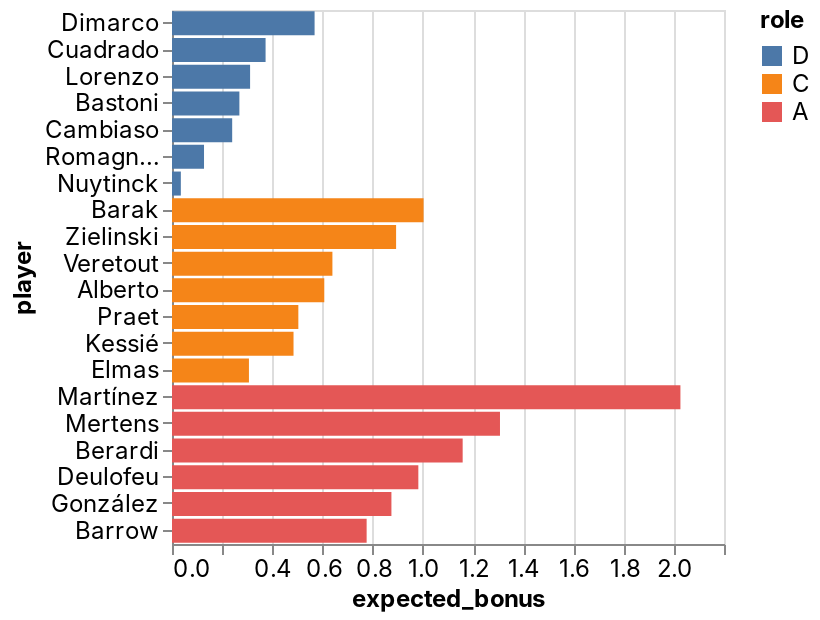

The code cell stored with this chart in its notebook:
### Code cell
_deepnote_run_altair(team, """{"$schema":"https://vega.github.io/schema/vega-lite/v4.json","mark":{"type":"bar","tooltip":{"content":"data"}},"height":220,"autosize":{"type":"fit"},"data":{"name":"placeholder"},"encoding":{"x":{"field":"expected_bonus","type":"quantitative","sort":null,"scale":{"type":"linear","zero":false}},"y":{"field":"player","type":"nominal","sort":null,"scale":{"type":"linear","zero":true}},"color":{"field":"role","type":"nominal","sort":null,"scale":{"type":"linear","zero":false}}}}""")

### Figure 1 — Vega-Lite specification as saved in the notebook (floating-point values rounded to 4 significant figures)
{"config": {"view": {"continuousWidth": 400, "continuousHeight": 300}, "area": {"fill": "#51C0E9"}, "axis": {"labelFont": "Inter, sans-serif", "labelFontSize": 12, "labelFontWeight": "normal", "labelLimit": 60, "labelOverlap": "greedy", "titleFont": "Inter, sans-serif", "titleFontSize": 12, "titleFontWeight": "bold"}, "background": "#ffffff", "legend": {"labelFont": "Inter, sans-serif", "labelFontSize": 12, "titleFont": "Inter, sans-serif", "titleFontSize": 12, "titleFontWeight": "bold"}, "line": {"stroke": "#51C0E9", "strokeWidth": 2}, "rect": {"fill": "#51C0E9"}, "title": {"anchor": "start", "color": "#000000", "font": "Inter, sans-serif", "fontSize": 22, "fontWeight": "normal"}}, "data": {"name": "data-0cbc29eeca7c2977f579b94c58403218"}, "mark": {"type": "bar", "tooltip": {"content": "data"}}, "autosize": {"type": "fit"}, "encoding": {"color": {"type": "nominal", "field": "role", "scale": {"type": "linear", "zero": false}, "sort": null}, "x": {"type": "quantitative", "field": "expected_bonus", "scale": {"type": "linear", "zero": false}, "sort": null}, "y": {"type": "nominal", "field": "player", "scale": {"type": "linear", "zero": true}, "sort": null}}, "height": 300, "width": "container", "$schema": "https://vega.github.io/schema/vega-lite/v4.json", "datasets": {"data-0cbc29eeca7c2977f579b94c58403218": [{"fanta_team": "Beverly INPS", "role": "D", "player": "Dimarco", "team": "Inter", "opponent": "Bologna", "date": "2022-04-27T00:00:00", "expected_bonus": 0.5683}, {"fanta_team": "Beverly INPS", "role": "D", "player": "Cuadrado", "team": "Juventus", "opponent": "Venezia", "date": "2022-05-01T00:00:00", "expected_bonus": 0.373}, {"fanta_team": "Beverly INPS", "role": "D", "player": "Lorenzo", "team": "Napoli", "opponent": "Sassuolo", "date": "2022-04-30T00:00:00", "expected_bonus": 0.3112}, {"fanta_team": "Beverly INPS", "role": "D", "player": "Bastoni", "team": "Inter", "opponent": "Bologna", "date": "2022-04-27T00:00:00", "expected_bonus": 0.2686}, {"fanta_team": "Beverly INPS", "role": "D", "player": "Cambiaso", "team": "Genoa", "opponent": "Sampdoria", "date": "2022-04-30T00:00:00", "expected_bonus": 0.2398}, {"fanta_team": "Beverly INPS", "role": "D", "player": "Romagnoli", "team": "AC Milan", "opponent": "Fiorentina", "date": "2022-05-01T00:00:00", "expected_bonus": 0.1276}, {"fanta_team": "Beverly INPS", "role": "D", "player": "Nuytinck", "team": "Udinese", "opponent": "Fiorentina", "date": "2022-04-27T00:00:00", "expected_bonus": 0.03525}, {"fanta_team": "Beverly INPS", "role": "C", "player": "Barak", "team": "Verona", "opponent": "Cagliari", "date": "2022-04-30T00:00:00", "expected_bonus": 1.003}, {"fanta_team": "Beverly INPS", "role": "C", "player": "Zielinski", "team": "Napoli", "opponent": "Sassuolo", "date": "2022-04-30T00:00:00", "expected_bonus": 0.8931}, {"fanta_team": "Beverly INPS", "role": "C", "player": "Veretout", "team": "Roma", "opponent": "Bologna", "date": "2022-05-01T00:00:00", "expected_bonus": 0.6393}, {"fanta_team": "Beverly INPS", "role": "C", "player": "Alberto", "team": "Lazio", "opponent": "Spezia", "date": "2022-04-30T00:00:00", "expected_bonus": 0.6069}, {"fanta_team": "Beverly INPS", "role": "C", "player": "Praet", "team": "Torino", "opponent": "Atalanta", "date": "2022-04-27T00:00:00", "expected_bonus": 0.5035}, {"fanta_team": "Beverly INPS", "role": "C", "player": "Kessié", "team": "AC Milan", "opponent": "Fiorentina", "date": "2022-05-01T00:00:00", "expected_bonus": 0.4843}, {"fanta_team": "Beverly INPS", "role": "C", "player": "Elmas", "team": "Napoli", "opponent": "Sassuolo", "date": "2022-04-30T00:00:00", "expected_bonus": 0.3066}, {"fanta_team": "Beverly INPS", "role": "A", "player": "Martínez", "team": "Inter", "opponent": "Bologna", "date": "2022-04-27T00:00:00", "expected_bonus": 2.026}, {"fanta_team": "Beverly INPS", "role": "A", "player": "Mertens", "team": "Napoli", "opponent": "Sassuolo", "date": "2022-04-30T00:00:00", "expected_bonus": 1.307}, {"fanta_team": "Beverly INPS", "role": "A", "player": "Berardi", "team": "Sassuolo", "opponent": "Napoli", "date": "2022-04-30T00:00:00", "expected_bonus": 1.158}, {"fanta_team": "Beverly INPS", "role": "A", "player": "Deulofeu", "team": "Udinese", "opponent": "Fiorentina", "date": "2022-04-27T00:00:00", "expected_bonus": 0.9818}, {"fanta_team": "Beverly INPS", "role": "A", "player": "González", "team": "Fiorentina", "opponent": "Udinese", "date": "2022-04-27T00:00:00", "expected_bonus": 0.8745}, {"fanta_team": "Beverly INPS", "role": "A", "player": "Barrow", "team": "Bologna", "opponent": "Inter", "date": "2022-04-27T00:00:00", "expected_bonus": 0.7757}]}}
